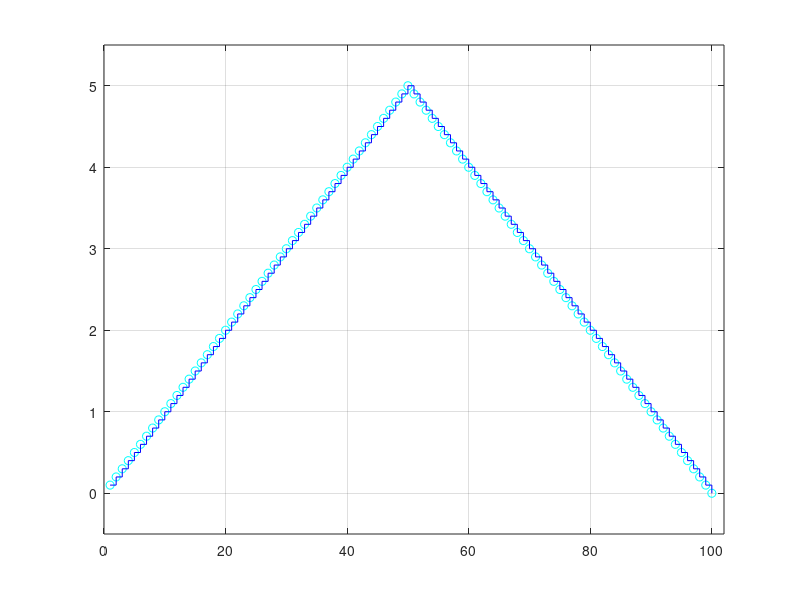

The MATLAB script that drew this image: (Note: this script raises an error after producing the figure.)
function [curve_data] = murf_envelope_new(pot_pos, max_interval)
%MURF_ENVELOPE_NEW Create MuRF envelope curve
%   MURF_ENVELOPE_NEW creates the shape of the MuRF bandpass filter
%   envelope curve.
%
%   Parameters: rise_precent, fall_percent, max_interval
%   Returns: curve_data
%
%   See also MURF, MURF_ENVELOPE.

% TODO: What we need here is to go down to zero in x^2 curve,
%       for a smoother transition around pot pos 5
%       and get the DIFFERENCE between rise and fall curve,
%       and create rise/fall curve intervals based on that difference.
%
%       Also a problem with rise/fall ratio when max_interval changes.

	ref_voltage = 5;

	if nargin == 0
		max_interval = 100; % Units for DAC voltage curve
		pot_pos = 5; % Initial pot position (middle)
	end

	rise_fall_difference = get_pot_pos(max_interval, pot_pos) - ...
		get_pot_pos(max_interval - (max_interval / 2.2), pot_pos);
		
	% TODO: Try exp((1:5).+curve_difference) versus exp((1:5))
	if pot_pos < 5
		current_rise_curve = ref_voltage / ...
			(2 - rise_fall_difference);
		current_fall_curve = ref_voltage / ...
			(2 + rise_fall_difference);
	else
		current_rise_curve = ref_voltage / ...
			(2 + rise_fall_difference);
		current_fall_curve = ref_voltage / ...
			(2 - rise_fall_difference);
	end
    
	if current_rise_curve > ref_voltage
		current_rise_curve = ref_voltage;
	end
	
	if current_fall_curve > ref_voltage
		current_fall_curve = ref_voltage;
	end

	rise_intervals = max_interval / (ref_voltage / current_rise_curve);
	fall_intervals = max_interval / (ref_voltage / current_fall_curve);
	
	fprintf('Rise/fall Intervals: %.4f / %.4f Potpos: %.4f\n', ...
        rise_intervals, fall_intervals, ...
        get_pot_pos(max_interval, pot_pos) + 2);
	
	rise_inc = ref_voltage / rise_intervals;
	fall_inc = ref_voltage / fall_intervals;
	
	if rise_inc > ref_voltage
		rise_inc = ref_voltage;
	end

	if fall_inc > ref_voltage
		fall_inc = ref_voltage;
	end

	fprintf('Inc: %.4f / %.4f\n', rise_inc, fall_inc);
	
	curve_data = zeros(1, ceil(rise_intervals + fall_intervals));
	change = 0;
	%curve_data(1) = 0; % Init
	
	if pot_pos > 5
		start_pos = max_interval - ...
			ceil(rise_intervals + 1 + fall_intervals);
        
		if start_pos < 1
			start_pos = 1;
		end
	else
		start_pos = 1;
	end

	fprintf('Start pos: %.2f / %.2f / %.2f\n', ...
		start_pos, rise_intervals, fall_intervals);
	%start_pos = 1;
	counter = 0;
	
	% START ------------------------------------------------------------
	% Do rise
	for counter = start_pos:ceil(start_pos + rise_intervals)
		change = change + rise_inc;
		
		if change > ref_voltage
			change = ref_voltage;
		end
		
		curve_data(counter) = change;
	end
	
	temp_counter = counter;
	fprintf('Temp counter: %.2f\n', temp_counter);
	
	% Do fall
	for counter = temp_counter:(ceil(fall_intervals) + temp_counter - 1)
		change = change - fall_inc;
        
		if change >= 0
			curve_data(counter) = change;
		else
			curve_data(counter) = 0;
		end
	end
    % END --------------------------------------------------------------

	clf;
	plot(curve_data, 'co');
	hold on;
	stairs(curve_data, 'b');
	hold off;
	grid;
	xlim([0, max_interval + 2]);
	ylim([-0.5, ref_voltage + 0.5]);
	enhancefigure('MuRF Envelope Curve', 'Time', 'Amplitude');
end

function pos_in_curve = get_pot_pos(max_elements, pot_pos)
	max_pos = 10; % Envelope pot max setting

	pos_in_curve = (((sqrt(max_elements) / max_pos) * (pot_pos - 5))^2)*4;
	
	%if pos_in_curve < 2
	%	pos_in_curve = 2;
	%end
end
